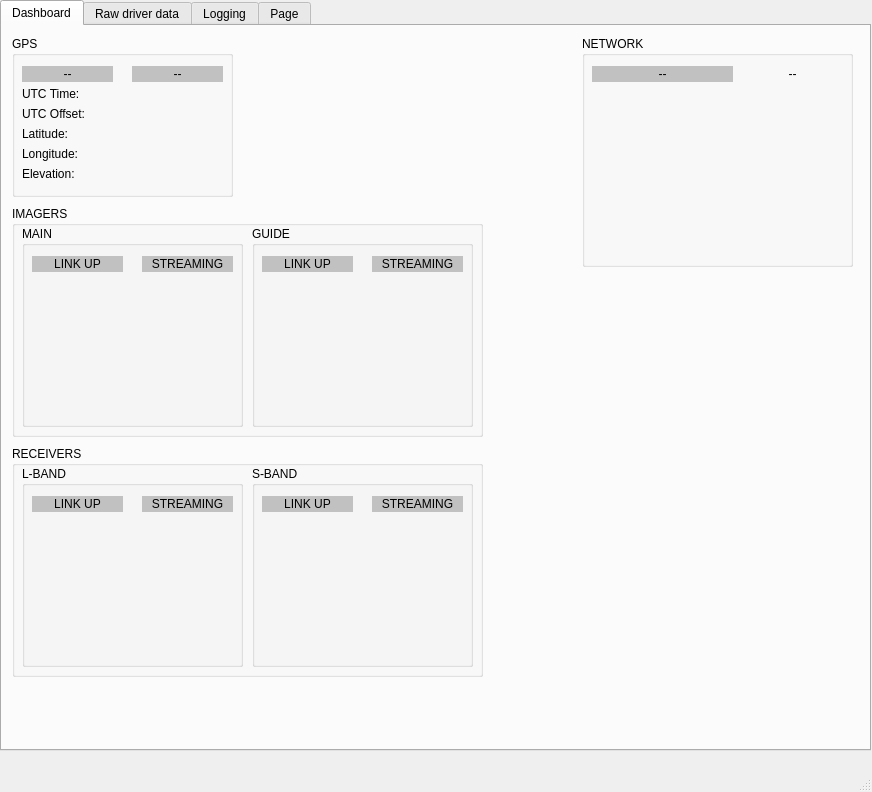
<?xml version="1.0" encoding="UTF-8"?>
<ui version="4.0">
 <class>tableWidget</class>
 <widget class="QMainWindow" name="tableWidget">
  <property name="geometry">
   <rect>
    <x>0</x>
    <y>0</y>
    <width>872</width>
    <height>792</height>
   </rect>
  </property>
  <property name="windowTitle">
   <string>MainWindow</string>
  </property>
  <widget class="QWidget" name="centralwidget">
   <widget class="QTabWidget" name="tabWidget">
    <property name="geometry">
     <rect>
      <x>0</x>
      <y>0</y>
      <width>871</width>
      <height>751</height>
     </rect>
    </property>
    <property name="currentIndex">
     <number>0</number>
    </property>
    <widget class="QWidget" name="tab_4">
     <attribute name="title">
      <string>Dashboard</string>
     </attribute>
     <widget class="QGroupBox" name="groupBox">
      <property name="geometry">
       <rect>
        <x>10</x>
        <y>10</y>
        <width>221</width>
        <height>161</height>
       </rect>
      </property>
      <property name="title">
       <string>GPS</string>
      </property>
      <widget class="QLabel" name="LABEL_UTCTIME">
       <property name="geometry">
        <rect>
         <x>10</x>
         <y>50</y>
         <width>201</width>
         <height>16</height>
        </rect>
       </property>
       <property name="text">
        <string>UTC Time:</string>
       </property>
      </widget>
      <widget class="QLabel" name="LABEL_LATITUDE">
       <property name="geometry">
        <rect>
         <x>10</x>
         <y>90</y>
         <width>201</width>
         <height>16</height>
        </rect>
       </property>
       <property name="text">
        <string>Latitude:</string>
       </property>
      </widget>
      <widget class="QLabel" name="LABEL_LONGITUDE">
       <property name="geometry">
        <rect>
         <x>10</x>
         <y>110</y>
         <width>201</width>
         <height>16</height>
        </rect>
       </property>
       <property name="text">
        <string>Longitude:</string>
       </property>
      </widget>
      <widget class="QLabel" name="LABEL_ELEVATION">
       <property name="geometry">
        <rect>
         <x>10</x>
         <y>130</y>
         <width>201</width>
         <height>16</height>
        </rect>
       </property>
       <property name="text">
        <string>Elevation:</string>
       </property>
      </widget>
      <widget class="QLabel" name="LABEL_GPSCONNECTED">
       <property name="geometry">
        <rect>
         <x>10</x>
         <y>30</y>
         <width>91</width>
         <height>16</height>
        </rect>
       </property>
       <property name="styleSheet">
        <string notr="true">background-color: rgb(193, 193, 193);</string>
       </property>
       <property name="text">
        <string>--</string>
       </property>
       <property name="alignment">
        <set>Qt::AlignCenter</set>
       </property>
      </widget>
      <widget class="QLabel" name="LABEL_GPSFIX">
       <property name="geometry">
        <rect>
         <x>120</x>
         <y>30</y>
         <width>91</width>
         <height>16</height>
        </rect>
       </property>
       <property name="styleSheet">
        <string notr="true">background-color: rgb(193, 193, 193);</string>
       </property>
       <property name="text">
        <string>--</string>
       </property>
       <property name="alignment">
        <set>Qt::AlignCenter</set>
       </property>
      </widget>
      <widget class="QLabel" name="LABEL_UTCOFFSET">
       <property name="geometry">
        <rect>
         <x>10</x>
         <y>70</y>
         <width>201</width>
         <height>16</height>
        </rect>
       </property>
       <property name="text">
        <string>UTC Offset:</string>
       </property>
      </widget>
     </widget>
     <widget class="QGroupBox" name="groupBox_2">
      <property name="geometry">
       <rect>
        <x>580</x>
        <y>10</y>
        <width>271</width>
        <height>231</height>
       </rect>
      </property>
      <property name="title">
       <string>NETWORK</string>
      </property>
      <widget class="QLabel" name="LABEL_SERVERSTATUS_2">
       <property name="geometry">
        <rect>
         <x>80</x>
         <y>120</y>
         <width>131</width>
         <height>21</height>
        </rect>
       </property>
       <property name="text">
        <string/>
       </property>
      </widget>
      <widget class="QLabel" name="LABEL_SERVERSTATUS">
       <property name="geometry">
        <rect>
         <x>10</x>
         <y>30</y>
         <width>141</width>
         <height>16</height>
        </rect>
       </property>
       <property name="styleSheet">
        <string notr="true">background-color: rgb(193, 193, 193);</string>
       </property>
       <property name="text">
        <string>--</string>
       </property>
       <property name="alignment">
        <set>Qt::AlignCenter</set>
       </property>
      </widget>
      <widget class="QLabel" name="LABEL_IPINFO">
       <property name="geometry">
        <rect>
         <x>160</x>
         <y>30</y>
         <width>101</width>
         <height>16</height>
        </rect>
       </property>
       <property name="text">
        <string>--</string>
       </property>
       <property name="alignment">
        <set>Qt::AlignCenter</set>
       </property>
      </widget>
     </widget>
     <widget class="QGroupBox" name="groupBox_3">
      <property name="geometry">
       <rect>
        <x>10</x>
        <y>180</y>
        <width>471</width>
        <height>231</height>
       </rect>
      </property>
      <property name="title">
       <string>IMAGERS</string>
      </property>
      <widget class="QGroupBox" name="groupBox_4">
       <property name="geometry">
        <rect>
         <x>10</x>
         <y>20</y>
         <width>221</width>
         <height>201</height>
        </rect>
       </property>
       <property name="title">
        <string>MAIN</string>
       </property>
       <widget class="QLabel" name="LABEL_GPSCONNECTED_3">
        <property name="geometry">
         <rect>
          <x>10</x>
          <y>30</y>
          <width>91</width>
          <height>16</height>
         </rect>
        </property>
        <property name="styleSheet">
         <string notr="true">background-color: rgb(193, 193, 193);</string>
        </property>
        <property name="text">
         <string>LINK UP</string>
        </property>
        <property name="alignment">
         <set>Qt::AlignCenter</set>
        </property>
       </widget>
       <widget class="QLabel" name="LABEL_GPSCONNECTED_5">
        <property name="geometry">
         <rect>
          <x>120</x>
          <y>30</y>
          <width>91</width>
          <height>16</height>
         </rect>
        </property>
        <property name="styleSheet">
         <string notr="true">background-color: rgb(193, 193, 193);</string>
        </property>
        <property name="text">
         <string>STREAMING</string>
        </property>
        <property name="alignment">
         <set>Qt::AlignCenter</set>
        </property>
       </widget>
      </widget>
      <widget class="QGroupBox" name="groupBox_5">
       <property name="geometry">
        <rect>
         <x>240</x>
         <y>20</y>
         <width>221</width>
         <height>201</height>
        </rect>
       </property>
       <property name="title">
        <string>GUIDE</string>
       </property>
       <widget class="QLabel" name="LABEL_GPSCONNECTED_4">
        <property name="geometry">
         <rect>
          <x>10</x>
          <y>30</y>
          <width>91</width>
          <height>16</height>
         </rect>
        </property>
        <property name="styleSheet">
         <string notr="true">background-color: rgb(193, 193, 193);</string>
        </property>
        <property name="text">
         <string>LINK UP</string>
        </property>
        <property name="alignment">
         <set>Qt::AlignCenter</set>
        </property>
       </widget>
       <widget class="QLabel" name="LABEL_GPSCONNECTED_6">
        <property name="geometry">
         <rect>
          <x>120</x>
          <y>30</y>
          <width>91</width>
          <height>16</height>
         </rect>
        </property>
        <property name="styleSheet">
         <string notr="true">background-color: rgb(193, 193, 193);</string>
        </property>
        <property name="text">
         <string>STREAMING</string>
        </property>
        <property name="alignment">
         <set>Qt::AlignCenter</set>
        </property>
       </widget>
      </widget>
     </widget>
     <widget class="QGroupBox" name="groupBox_6">
      <property name="geometry">
       <rect>
        <x>10</x>
        <y>420</y>
        <width>471</width>
        <height>231</height>
       </rect>
      </property>
      <property name="title">
       <string>RECEIVERS</string>
      </property>
      <widget class="QGroupBox" name="groupBox_7">
       <property name="geometry">
        <rect>
         <x>10</x>
         <y>20</y>
         <width>221</width>
         <height>201</height>
        </rect>
       </property>
       <property name="title">
        <string>L-BAND</string>
       </property>
       <widget class="QLabel" name="LABEL_GPSCONNECTED_7">
        <property name="geometry">
         <rect>
          <x>10</x>
          <y>30</y>
          <width>91</width>
          <height>16</height>
         </rect>
        </property>
        <property name="styleSheet">
         <string notr="true">background-color: rgb(193, 193, 193);</string>
        </property>
        <property name="text">
         <string>LINK UP</string>
        </property>
        <property name="alignment">
         <set>Qt::AlignCenter</set>
        </property>
       </widget>
       <widget class="QLabel" name="LABEL_GPSCONNECTED_8">
        <property name="geometry">
         <rect>
          <x>120</x>
          <y>30</y>
          <width>91</width>
          <height>16</height>
         </rect>
        </property>
        <property name="styleSheet">
         <string notr="true">background-color: rgb(193, 193, 193);</string>
        </property>
        <property name="text">
         <string>STREAMING</string>
        </property>
        <property name="alignment">
         <set>Qt::AlignCenter</set>
        </property>
       </widget>
      </widget>
      <widget class="QGroupBox" name="groupBox_8">
       <property name="geometry">
        <rect>
         <x>240</x>
         <y>20</y>
         <width>221</width>
         <height>201</height>
        </rect>
       </property>
       <property name="title">
        <string>S-BAND</string>
       </property>
       <widget class="QLabel" name="LABEL_GPSCONNECTED_9">
        <property name="geometry">
         <rect>
          <x>10</x>
          <y>30</y>
          <width>91</width>
          <height>16</height>
         </rect>
        </property>
        <property name="styleSheet">
         <string notr="true">background-color: rgb(193, 193, 193);</string>
        </property>
        <property name="text">
         <string>LINK UP</string>
        </property>
        <property name="alignment">
         <set>Qt::AlignCenter</set>
        </property>
       </widget>
       <widget class="QLabel" name="LABEL_GPSCONNECTED_10">
        <property name="geometry">
         <rect>
          <x>120</x>
          <y>30</y>
          <width>91</width>
          <height>16</height>
         </rect>
        </property>
        <property name="styleSheet">
         <string notr="true">background-color: rgb(193, 193, 193);</string>
        </property>
        <property name="text">
         <string>STREAMING</string>
        </property>
        <property name="alignment">
         <set>Qt::AlignCenter</set>
        </property>
       </widget>
      </widget>
     </widget>
    </widget>
    <widget class="QWidget" name="tab">
     <attribute name="title">
      <string>Raw driver data</string>
     </attribute>
     <widget class="QTreeView" name="treeview">
      <property name="geometry">
       <rect>
        <x>10</x>
        <y>10</y>
        <width>491</width>
        <height>501</height>
       </rect>
      </property>
      <property name="styleSheet">
       <string notr="true"/>
      </property>
     </widget>
     <widget class="QPushButton" name="BUTTON_EXPANDALL">
      <property name="geometry">
       <rect>
        <x>660</x>
        <y>480</y>
        <width>75</width>
        <height>23</height>
       </rect>
      </property>
      <property name="text">
       <string>expand all</string>
      </property>
     </widget>
     <widget class="QPushButton" name="BUTTON_ENABLESIM">
      <property name="geometry">
       <rect>
        <x>660</x>
        <y>440</y>
        <width>75</width>
        <height>23</height>
       </rect>
      </property>
      <property name="text">
       <string>enable sim</string>
      </property>
     </widget>
     <widget class="QPushButton" name="BUTTON_DISABLESIM">
      <property name="geometry">
       <rect>
        <x>770</x>
        <y>440</y>
        <width>75</width>
        <height>23</height>
       </rect>
      </property>
      <property name="text">
       <string>disable sim</string>
      </property>
     </widget>
     <widget class="QPushButton" name="BUTTON_DISCONNECT">
      <property name="geometry">
       <rect>
        <x>770</x>
        <y>400</y>
        <width>75</width>
        <height>23</height>
       </rect>
      </property>
      <property name="text">
       <string>DISCONNECT</string>
      </property>
     </widget>
     <widget class="QPushButton" name="BUTTON_CONNECT">
      <property name="geometry">
       <rect>
        <x>660</x>
        <y>400</y>
        <width>75</width>
        <height>23</height>
       </rect>
      </property>
      <property name="text">
       <string>CONNECT</string>
      </property>
     </widget>
     <widget class="QPushButton" name="BUTTON_COLLAPSEALL">
      <property name="geometry">
       <rect>
        <x>770</x>
        <y>480</y>
        <width>75</width>
        <height>23</height>
       </rect>
      </property>
      <property name="text">
       <string>collapse all</string>
      </property>
     </widget>
     <widget class="QTextBrowser" name="LOGGING_MESSAGE">
      <property name="geometry">
       <rect>
        <x>10</x>
        <y>520</y>
        <width>791</width>
        <height>101</height>
       </rect>
      </property>
      <property name="styleSheet">
       <string notr="true"/>
      </property>
     </widget>
    </widget>
    <widget class="QWidget" name="tab_2">
     <attribute name="title">
      <string>Logging</string>
     </attribute>
    </widget>
    <widget class="QWidget" name="tab_3">
     <attribute name="title">
      <string>Page</string>
     </attribute>
    </widget>
   </widget>
  </widget>
  <widget class="QMenuBar" name="menubar">
   <property name="geometry">
    <rect>
     <x>0</x>
     <y>0</y>
     <width>872</width>
     <height>21</height>
    </rect>
   </property>
  </widget>
  <widget class="QStatusBar" name="statusbar"/>
 </widget>
 <resources/>
 <connections/>
</ui>
